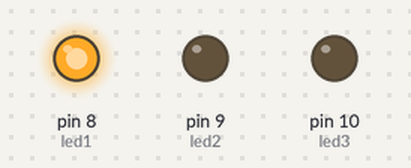
The sketch below on a simulated Arduino Uno, built with avr-gcc and run on an emulated ATmega328P. Parts: output pins drawn as LEDs (lit = HIGH).

Above: at 0.2 s.
At 0.7 s:
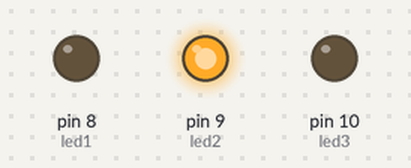
At 2.7 s:
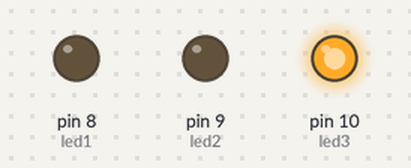
Timing chart, 0 to 3.5 s (numbered marks = the images above):
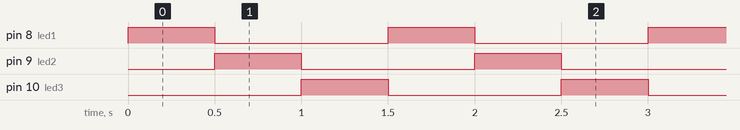

Measured:
- by itself, pin 8 (led1), pin 9 (led2), pin 10 (led3): alternates HIGH for 0.50 s and LOW for 1.0 s
- by itself, everything shown: repeats every 1.5 s, in 4 steps

The sketch:

neat_juttuli_luulia1.ino
```cpp
// Define LED pins
const int led1 = 8;
const int led2 = 9;
const int led3 = 10;

void setup() {
  // Set LED pins as output
  pinMode(led1, OUTPUT);
  pinMode(led2, OUTPUT);
  pinMode(led3, OUTPUT);
}

void loop() {
  // Turn on LED 1
  digitalWrite(led1, HIGH);
  delay(500); // Wait 500 milliseconds
  digitalWrite(led1, LOW);

  // Turn on LED 2
  digitalWrite(led2, HIGH);
  delay(500);
  digitalWrite(led2, LOW);

  // Turn on LED 3
  digitalWrite(led3, HIGH);
  delay(500);
  digitalWrite(led3, LOW);
}
```
